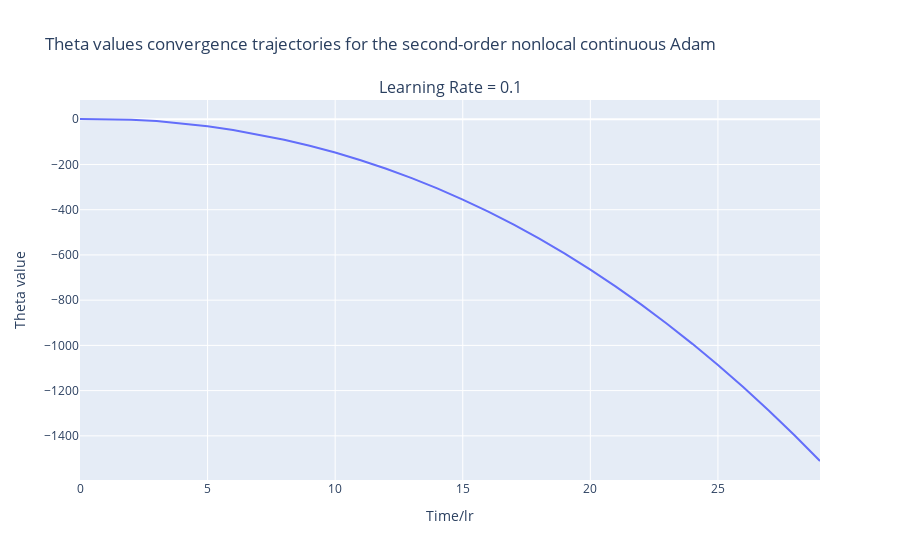
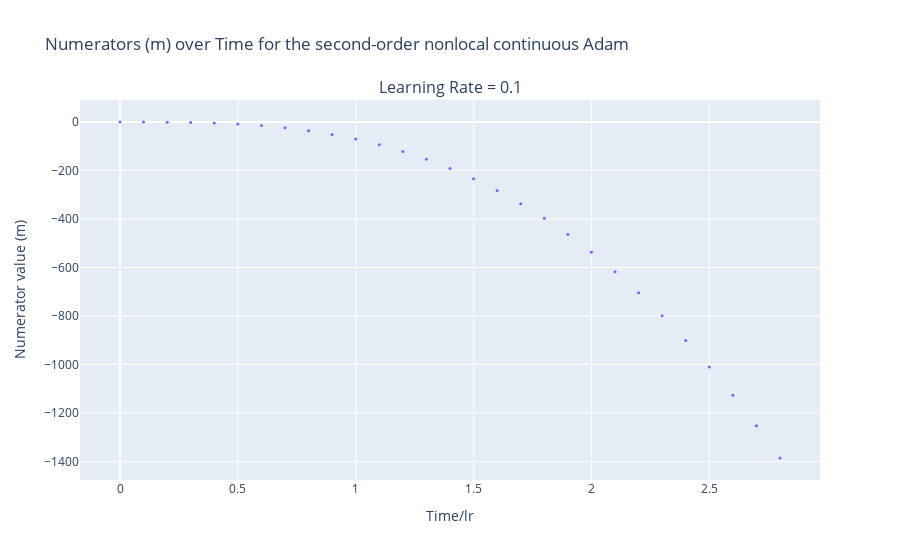
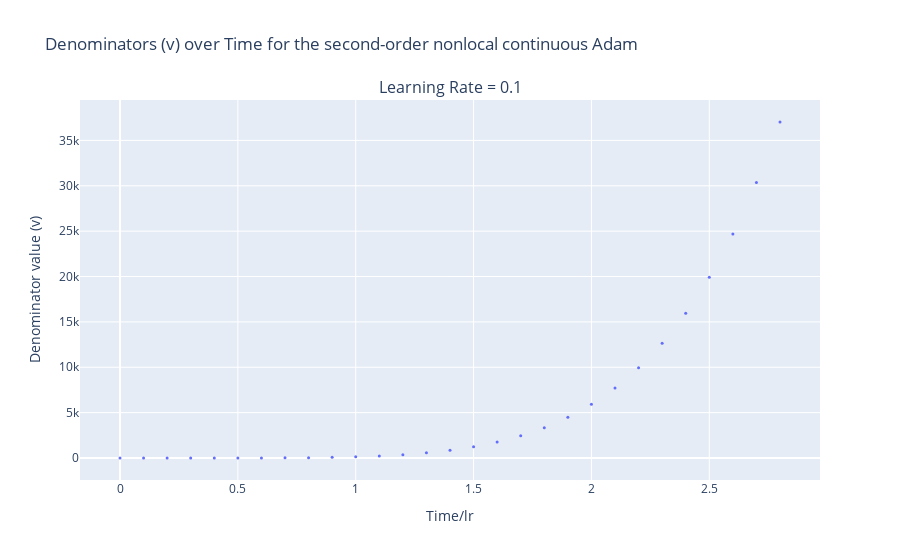

The notebook cell these images were saved under, in order:
### Code cell
import plotly.graph_objects as go
from plotly.subplots import make_subplots
import numpy as np

fig_theta = make_subplots(rows=1, cols=n_learning_rates, subplot_titles=[f'Learning Rate = {lr}' for lr in param_grid['lr']])
fig_m = make_subplots(rows=1, cols=n_learning_rates, subplot_titles=[f'Learning Rate = {lr}' for lr in param_grid['lr']])
fig_v = make_subplots(rows=1, cols=n_learning_rates, subplot_titles=[f'Learning Rate = {lr}' for lr in param_grid['lr']])

fig_theta.update_layout(title_text='Theta values convergence trajectories for the second-order nonlocal continuous Adam')
fig_m.update_layout(title_text='Numerators (m) over Time for the second-order nonlocal continuous Adam')
fig_v.update_layout(title_text='Denominators (v) over Time for the second-order nonlocal continuous Adam')

for i, lr in enumerate(param_grid['lr']):

    filtered_params = [p for p in param_list if p['lr'] == lr]

    for params in filtered_params:
        print(f'\nNonlocal Continuous Adam Configuration: {params}')

        solver = NonlocalSolverMomentum2ndOrder(f=f, dL=dL, t_span=t, y0=np.array([1.0]),dy0=np.array([0.0]), alpha=params['lr'],
                                        betas=[params['beta1'], params['beta2']])
        t_values, y_values, dy_values = solver.solve()
        
        label = f"beta1={params['beta1']}, beta2={params['beta2']}"

        # Agregar datos a la figura de theta
        fig_theta.add_trace(go.Scatter(
            x=t_values/params['lr'],
            y=y_values,
            mode='lines',
            name=label,
            legendgroup=f'LR={lr}',
        ), row=1, col=i+1)
        
        # Obtener los valores de numerators y denominators
        numerators = solver.m
        denominators = solver.v

        # Agregar datos a la figura de numerators
        fig_m.add_trace(go.Scatter(
            x=[item[0] for item in numerators],
            y=[item[1]/params['lr'] for item in numerators],
            mode='markers',
            marker=dict(size=3),
            name=label,
            legendgroup=f'LR={lr}',
        ), row=1, col=i+1)
        
        # Agregar datos a la figura de denominators
        fig_v.add_trace(go.Scatter(
            x=[item[0] for item in denominators],
            y=[item[1]/params['lr'] for item in denominators],
            mode='markers',
            marker=dict(size=3),
            name=label,
            legendgroup=f'LR={lr}',
        ), row=1, col=i+1)

# Actualización de los ejes
fig_theta.update_xaxes(title_text="Time/lr")
fig_theta.update_yaxes(title_text="Theta value")

fig_m.update_xaxes(title_text="Time/lr")
fig_m.update_yaxes(title_text="Numerator value (m)")

fig_v.update_xaxes(title_text="Time/lr")
fig_v.update_yaxes(title_text="Denominator value (v)")

# Mostrar las figuras
fig_theta.show()
fig_m.show()
fig_v.show()

### Figure 1 — Plotly figure (JSON) as saved in the notebook; plotly's stock layout.template omitted (floating-point values rounded to 4 significant figures)
{"data": [{"legendgroup": "LR=0.1", "mode": "lines", "name": "beta1=0.9, beta2=0.999", "type": "scatter", "x": [1e-11, 1.0, 2.0, 3.0, 4.0, 5.0, 6.0, 7.0, 8.0, 9.0, 10.0, 11.0, 12.0, 13.0, 14.0, 15.0, 16.0, 17.0, 18.0, 19.0, 20.0, 21.0, 22.0, 23.0, 24.0, 25.0, 26.0, 27.0, 28.0, 29.0], "xaxis": "x", "y": [1, 0.9983, -1.972, -8.372, -18.17, -31.28, -47.68, -67.43, -90.59, -117.2, -147.5, -181.4, -219.0, -260.5, -305.9, -355.3, -408.8, -466.4, -528.3, -594.5, -665.2, -740.3, -819.9, -904.2, -993.2, -1087.0, -1186.0, -1289.0, -1398.0, -1511.0], "yaxis": "y"}], "layout": {"annotations": [{"font": {"size": 16}, "showarrow": false, "text": "Learning Rate = 0.1", "x": 0.5, "xanchor": "center", "xref": "paper", "y": 1, "yanchor": "bottom", "yref": "paper"}], "title": {"text": "Theta values convergence trajectories for the second-order nonlocal continuous Adam"}, "xaxis": {"anchor": "y", "domain": [0, 1], "title": {"text": "Time/lr"}}, "yaxis": {"anchor": "x", "domain": [0, 1], "title": {"text": "Theta value"}}}}

### Figure 2 — Plotly figure (JSON) as saved in the notebook; plotly's stock layout.template omitted (floating-point values rounded to 4 significant figures)
{"data": [{"legendgroup": "LR=0.1", "marker": {"size": 3}, "mode": "markers", "name": "beta1=0.9, beta2=0.999", "type": "scatter", "x": [1e-12, 0.1, 0.2, 0.3, 0.4, 0.5, 0.6, 0.7, 0.8, 0.9, 1.0, 1.1, 1.2, 1.3, 1.4, 1.5, 1.6, 1.7, 1.8, 1.9, 2.0, 2.1, 2.2, 2.3, 2.4, 2.5, 2.6, 2.7, 2.8], "xaxis": "x", "y": [-6e-23, -0.3098, -0.9199, -2.119, -4.477, -8.548, -14.82, -23.75, -35.72, -51.13, -70.32, -93.64, -121.4, -153.9, -191.5, -234.3, -282.8, -337.1, -397.5, -464.3, -537.6, -617.7, -704.8, -799.2, -900.9, -1010.0, -1128.0, -1253.0, -1386.0], "yaxis": "y"}], "layout": {"annotations": [{"font": {"size": 16}, "showarrow": false, "text": "Learning Rate = 0.1", "x": 0.5, "xanchor": "center", "xref": "paper", "y": 1, "yanchor": "bottom", "yref": "paper"}], "title": {"text": "Numerators (m) over Time for the second-order nonlocal continuous Adam"}, "xaxis": {"anchor": "y", "domain": [0, 1], "title": {"text": "Time/lr"}}, "yaxis": {"anchor": "x", "domain": [0, 1], "title": {"text": "Numerator value (m)"}}}}

### Figure 3 — Plotly figure (JSON) as saved in the notebook; plotly's stock layout.template omitted (floating-point values rounded to 4 significant figures)
{"data": [{"legendgroup": "LR=0.1", "marker": {"size": 3}, "mode": "markers", "name": "beta1=0.9, beta2=0.999", "type": "scatter", "x": [1e-12, 0.1, 0.2, 0.3, 0.4, 0.5, 0.6, 0.7, 0.8, 0.9, 1.0, 1.1, 1.2, 1.3, 1.4, 1.5, 1.6, 1.7, 1.8, 1.9, 2.0, 2.1, 2.2, 2.3, 2.4, 2.5, 2.6, 2.7, 2.8], "xaxis": "x", "y": [3.6e-24, 0.01742, 0.06376, 0.2538, 0.9899, 3.197, 8.576, 19.86, 41.12, 78.06, 138.3, 232.0, 371.7, 573.3, 856.3, 1244.0, 1764.0, 2450.0, 3340.0, 4479.0, 5917.0, 7712.0, 9933.0, 12650.0, 15950.0, 19930.0, 24690.0, 30350.0, 37030.0], "yaxis": "y"}], "layout": {"annotations": [{"font": {"size": 16}, "showarrow": false, "text": "Learning Rate = 0.1", "x": 0.5, "xanchor": "center", "xref": "paper", "y": 1, "yanchor": "bottom", "yref": "paper"}], "title": {"text": "Denominators (v) over Time for the second-order nonlocal continuous Adam"}, "xaxis": {"anchor": "y", "domain": [0, 1], "title": {"text": "Time/lr"}}, "yaxis": {"anchor": "x", "domain": [0, 1], "title": {"text": "Denominator value (v)"}}}}
